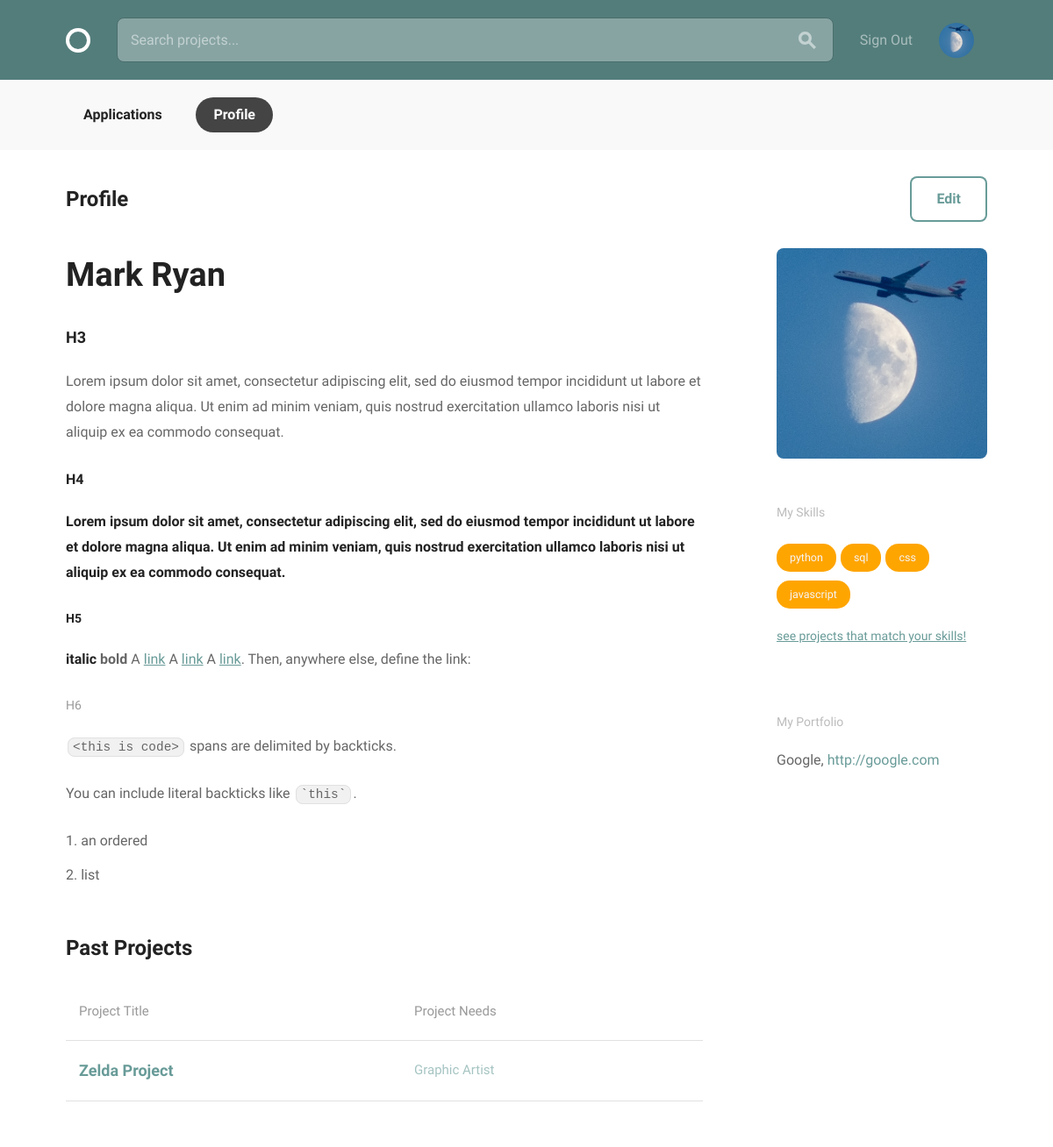
The app's page /accounts/profile/1/ (signed in), older data.
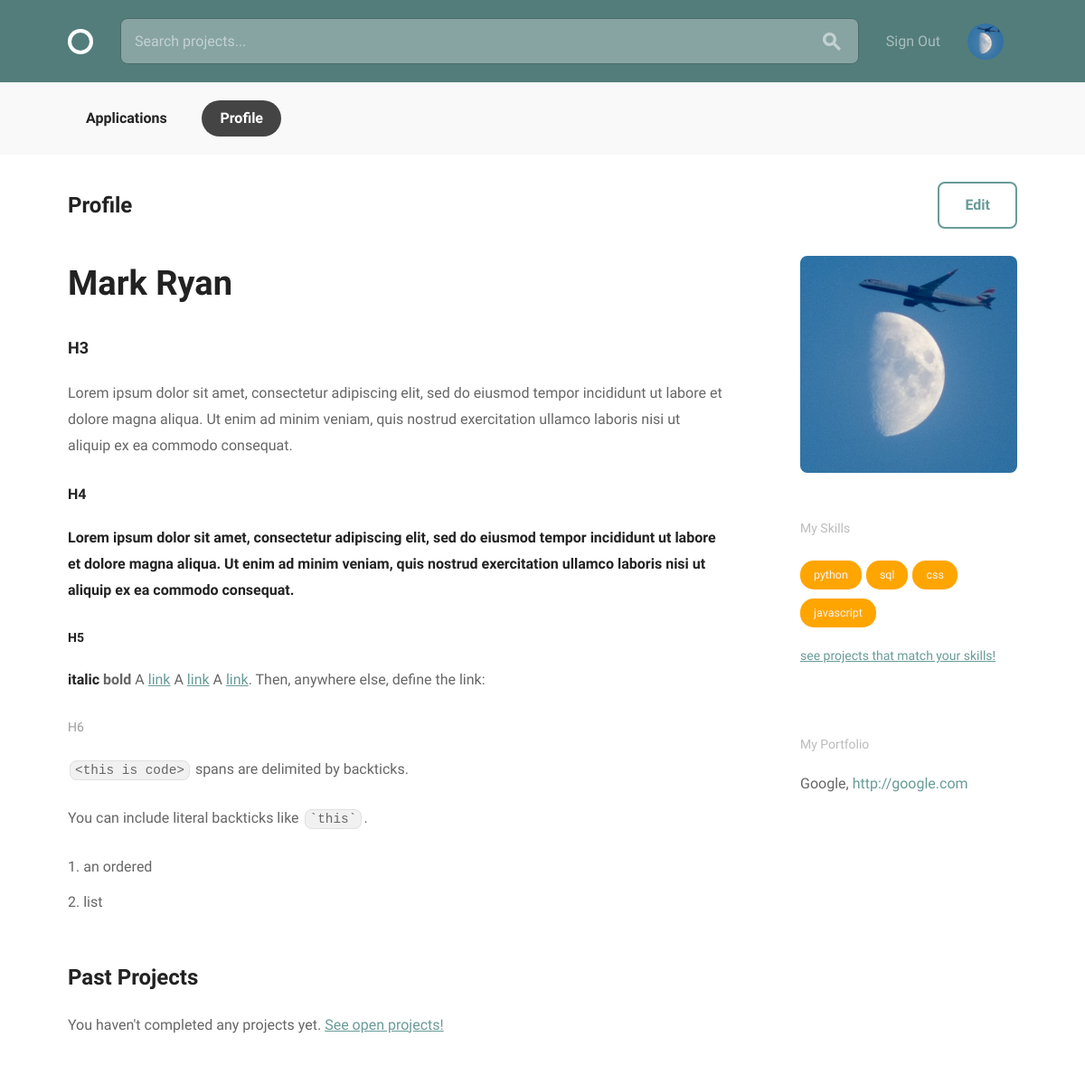
The same page, newer data.
### projects/models.py (models this page shows, shortened)
class Application(models.Model):
    STATUS = (
        ('A', 'Accepted'),
        ('R', 'Rejected'),
        ('U', 'Undecided')
    )
    user = models.ForeignKey(
        settings.AUTH_USER_MODEL,
        on_delete=models.CASCADE,
        related_name="applications"
    )
    position = models.ForeignKey(
        'Position',
        on_delete=models.CASCADE,
        related_name="applications"
    )
    status = models.CharField(max_length=1, choices=STATUS)
    unread = models.NullBooleanField()
    created = models.DateTimeField(auto_now_add=True)
    class Meta:
        unique_together = ['user', 'position']
        ordering = ['-created']

class Position(models.Model):
    STATUS = (
        ('E', 'Empty'),
        ('F', 'Filled')
    )
    project = models.ForeignKey(Project, on_delete=models.CASCADE)
    title = models.CharField(max_length=255)
    description = models.TextField(max_length=2000)
    skills = models.ManyToManyField('accounts.Skill', related_name="positions")
    status = models.CharField(max_length=1, choices=STATUS)
    time_estimate = models.IntegerField()
    slug = models.SlugField(editable=False, blank=True)
    created = models.DateTimeField(auto_now_add=True)
    class Meta:
        ordering = ['-created']

class Project(models.Model):
    STATUS = (
        ('A', 'Open'),
        ('B', 'Closed'),
        ('C', 'Complete'),
    )
    owner = models.ForeignKey(
        settings.AUTH_USER_MODEL,
        on_delete=models.PROTECT,
        related_name="projects"
    )
    title = models.CharField(max_length=255, unique=True)
    description = models.TextField(max_length=2000)
    time_estimate = models.IntegerField()
    applicant_requirements = models.TextField(max_length=2000)
    status = models.CharField(max_length=1, choices=STATUS)
    created = models.DateTimeField(auto_now_add=True)
    slug = models.SlugField(blank=True)
    class Meta:
        ordering = ['-created']

### accounts/models.py (models this page shows, shortened)
class Skill(models.Model):
    name = models.CharField(max_length=255, unique=True)
    def __str__(self):
        return self.name

class PortfolioProject(models.Model):
    user = models.ForeignKey(
        settings.AUTH_USER_MODEL,
        on_delete=models.CASCADE,
        related_name="portfolio_projects"
    )
    name = models.CharField(max_length=255, unique=True)
    url = models.URLField()

### accounts/views.py (the view)
# urls.py: path('profile/<int:pk>/', views.Profile.as_view(), name="profile"),
class Profile(CustomLoginRequired, DetailView):
    model = User
    template_name = "accounts/profile.html"
    context_object_name = "user_profile"
    def get_context_data(self, **kwargs):
        context = super().get_context_data(**kwargs)
        context['searchform'] = SearchBarForm()
        context['applications'] = Application.objects.filter(
            user=self.request.user,
            status='A',
            position__project__status='C'
        )
        return context

### projects/forms.py
class SearchBarForm(forms.Form):
    q = forms.CharField(
        max_length=255,
        widget=forms.TextInput(
            attrs={
                'placeholder': 'Search projects...',
                'style': 'margin-bottom:0',
                'class': 'search-bar'
            },
        ))

### accounts/models.py (called while the page is built)
    def __str__(self):
        if not self.first_name:
            return self.email
        return self.first_name + " " + self.last_name

### projects/views.py (called while the page is built, shortened)
    def dispatch(self, request, *args, **kwargs):
        if not request.user.is_authenticated:
            return self.handle_no_permission()
        apps = Application.objects.filter(
            user=request.user,
            unread=True,
        )
        return super().dispatch(request, *args, **kwargs)

### accounts/templates/accounts/profile.html (shortened to what this page needs)
{% extends 'layout.html' %}
{% load static %}
{% load markdown_deux_tags %}
{% block body %}
<div class="circle--actions--bar">
  <nav class="bounds">
    <ul class="circle--pill--list">
      {% if user.id == user_profile.id %}
      <li><a href="{% url 'projects:applications' box='inbox' category='status' q='u' %}">Applications</a></li>
      {% endif %}
      <li><a class="selected" href="{% url 'accounts:profile' pk=user.id %}">Profile</a></li>
    </ul>
  </nav>
</div>
<div class="bounds circle--page">
  <div class="circle--page--header circle--fluid">
    <div class="circle--fluid--cell circle--fluid--primary">
      <h2>Profile</h2>
    </div>
    <div class="circle--fluid--cell circle--fluid--secondary">
      {% if user.id == user_profile.id %}
      <a class="button icon-on-left" href="{% url 'accounts:updateuser' %}">Edit</a>
      {% endif %}
    </div>
  </div>
  <div class="grid-70">
    <h1>{{ user_profile }}</h1>
    <div class="circle--article--body">
      <p>{{ user_profile.about|markdown }}</p>
    </div>
    <h2>Past Projects</h2>
    {% if applications %}
    <table class="u-full-width circle--table">
      <thead>
        <tr>
          <th>Project Title</th>
          <th>Project Needs</th>
        </tr>
      </thead>
      <tbody>
        {% for application in applications %}
        <tr class="clickable-row" data-href="{% url 'projects:project' slug=application.position.project.slug %}">
          <td>
            <h3>{{ application.position.project.title }}</h3>
          </td>
          <td class="circle--cell--right">
            {{ application.position.title }}
          </td>
        </tr>
        {% endfor %}
        {% else %}
        <p>You haven't completed any projects yet. <a href="{% url 'projects:dashboard' category='all' q='all' %}">See
            open projects!</a></p>
        {% endif %}
      </tbody>
    </table>
  </div>
  <div class="grid-25 grid-push-5">
    <div class="circle--secondary--module">
      <div class="circle--primary--avatar">
        {% if user_profile.avatar %}
        <img src="{{ user_profile.avatar.url }}" class="avatar-photo">
        {% endif %}
      </div>
    </div>
    <div class="circle--secondary--module">
      <h4>My Skills</h4>
      <ul class="unloaded skill-bubble-ul">
        {% for skill in user_profile.skills.all %}
        <li><a href="{% url 'projects:dashboard' category='skill' q=skill %}"><span
              class="skill-bubble">{{ skill }}</span></a></li>
        {% endfor %}
      </ul>
      <div class="skill-bubble-footer">
        <p><a href="{% url 'projects:dashboard' category='skills' q='my-skills' %}">see projects that match your skills!
        </p>
      </div>
    </div>
    <div class="circle--secondary--module">
      <h4>My Portfolio</h4>
      <ul class="circle--link--list">
        {% for project in user_profile.portfolio_projects.all %}
        <li>{{ project.name }}, <a href="#">{{ project.url }}</a></li>
        {% endfor %}
      </ul>
    </div>
  </div>
{% endblock %}

Row changes from the older to the newer data that the page shows:
removed Application: position.project "Zelda Project", position "Graphic Artist"
Text that changed along with them:
text no longer shown: "Project Title Project Needs"
text now shown: "You haven't completed any projects yet. See open projects!"
